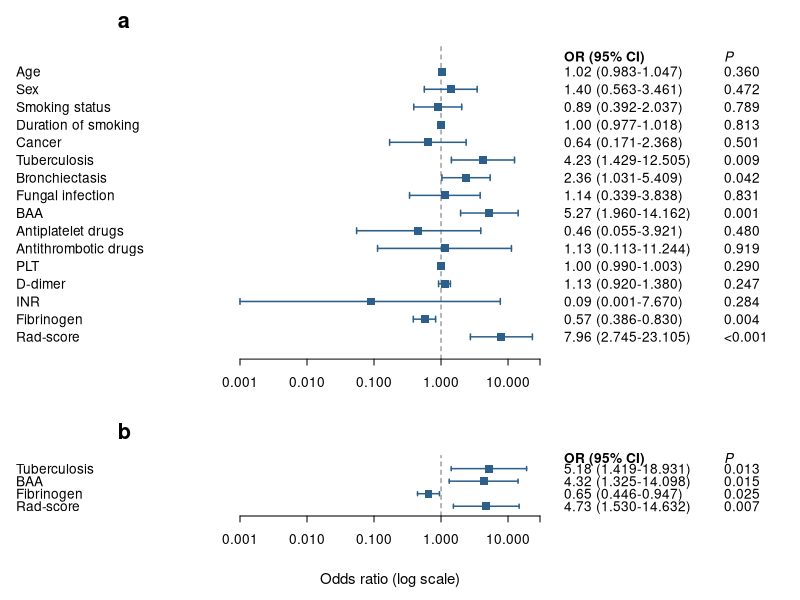
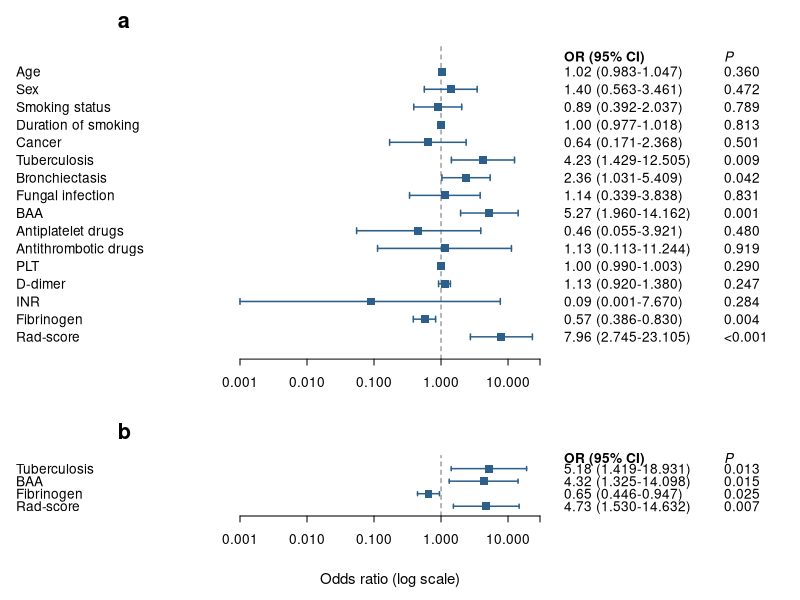

Write the R code that produced these figures, in order.
#!/usr/bin/env Rscript
# =============================================================================
# Figure 4. Forest plots of univariable (a) and multivariable (b) logistic
#           regression for massive haemoptysis, training cohort.
#
# Runs standalone -- no data required. The odds ratios below are the final
# values from the adopted model, in which bronchial artery-pulmonary fistula
# and bronchial artery malformation are combined into a single bronchial
# artery abnormality (BAA) term.
#
# To regenerate the tables from the fitted objects instead of using the values
# below, see the block at the end of this file.
#
# Output: Fig4_forest.tiff (600 dpi) and Fig4_forest.pdf
# Dependencies: none beyond base R + grDevices
# =============================================================================

# ---- Panel a: univariable, 16 rows -----------------------------------------
# 17 candidate variables in the original screen; BAPF and BAM are one BAA row.
uni <- data.frame(
  var = c("Age", "Sex", "Smoking status", "Duration of smoking", "Cancer",
          "Tuberculosis", "Bronchiectasis", "Fungal infection", "BAA",
          "Antiplatelet drugs", "Antithrombotic drugs", "PLT", "D-dimer",
          "INR", "Fibrinogen", "Rad-score"),
  or  = c(1.02, 1.40, 0.89, 1.00, 0.64, 4.23, 2.36, 1.14, 5.27,
          0.46, 1.13, 1.00, 1.13, 0.09, 0.57, 7.96),
  lo  = c(0.983, 0.563, 0.392, 0.977, 0.171, 1.429, 1.031, 0.339, 1.960,
          0.055, 0.113, 0.990, 0.920, 0.001, 0.386, 2.745),
  hi  = c(1.047, 3.461, 2.037, 1.018, 2.368, 12.505, 5.409, 3.838, 14.162,
          3.921, 11.244, 1.003, 1.380, 7.670, 0.830, 23.105),
  p   = c("0.360", "0.472", "0.789", "0.813", "0.501", "0.009", "0.042",
          "0.831", "0.001", "0.480", "0.919", "0.290", "0.247", "0.284",
          "0.004", "<0.001"),
  stringsAsFactors = FALSE
)

# ---- Panel b: multivariable, 4 rows ----------------------------------------
mul <- data.frame(
  var = c("Tuberculosis", "BAA", "Fibrinogen", "Rad-score"),
  or  = c(5.18, 4.32, 0.65, 4.73),
  lo  = c(1.419, 1.325, 0.446, 1.530),
  hi  = c(18.931, 14.098, 0.947, 14.632),
  p   = c("0.013", "0.015", "0.025", "0.007"),
  stringsAsFactors = FALSE
)

# ---- Integrity checks ------------------------------------------------------
stopifnot(
  "panel a must have 16 rows"        = nrow(uni) == 16,
  "panel b must have 4 rows"         = nrow(mul) == 4,
  "BAPF/BAM must not appear"         = !any(grepl("BAPF|BAM", c(uni$var, mul$var))),
  "BAA must appear in both panels"   = all(c("BAA" %in% uni$var, "BAA" %in% mul$var)),
  "CIs must bracket the estimate"    = all(uni$lo <= uni$or & uni$or <= uni$hi) &&
                                       all(mul$lo <= mul$or & mul$or <= mul$hi)
)

# ---- Style -----------------------------------------------------------------
COL_PT   <- "#2C5F8A"   # marker + interval, same in both panels
COL_REF  <- "grey45"    # OR = 1 reference line
CEX_LAB  <- 0.82        # row labels and numeric columns
PCH_PT   <- 15          # filled square
XLIM     <- c(0.001, 30)
TICKS    <- c(0.001, 0.01, 0.1, 1, 10, 30)

# OR to 2 dp as in the running text; CI bounds to 3 dp as in Table 2, so that
# near-null per-unit variables (PLT 0.990-1.003) do not collapse to 1.00-1.00.
# Plain hyphen, not an en dash: the TIFF device font has no en-dash glyph.
fmt_ci <- function(or, lo, hi) sprintf("%.2f (%.3f-%.3f)", or, lo, hi)

# margin line positions for the three text columns
LINE_VAR <- 10.6   # variable name, side 2
LINE_OR  <- 0.6    # OR (95% CI), side 4
LINE_P   <- 8.6    # P value,     side 4

# ---- One panel -------------------------------------------------------------
draw_panel <- function(d, tag) {
  n <- nrow(d)
  ypos <- n:1   # first variable at the top

  par(mar = c(if (tag == "b") 4.2 else 2.6, 11.4, 2.2, 12.4), mgp = c(2.2, 0.6, 0))
  plot(NA, xlim = XLIM, ylim = c(0.4, n + 0.9), log = "x",
       axes = FALSE, xlab = "", ylab = "")

  abline(v = 1, lty = 2, col = COL_REF, lwd = 1)

  segments(d$lo, ypos, d$hi, ypos, col = COL_PT, lwd = 1.5)
  segments(d$lo, ypos - 0.16, d$lo, ypos + 0.16, col = COL_PT, lwd = 1.5)
  segments(d$hi, ypos - 0.16, d$hi, ypos + 0.16, col = COL_PT, lwd = 1.5)
  points(d$or, ypos, pch = PCH_PT, col = COL_PT, cex = 1.05)

  axis(1, at = TICKS, labels = format(TICKS, scientific = FALSE, trim = TRUE),
       cex.axis = CEX_LAB, tcl = -0.3)
  if (tag == "b") mtext("Odds ratio (log scale)", side = 1, line = 2.6, cex = 0.9)

  # text columns live in the margins, so they cannot run into the plot region
  mtext(d$var, side = 2, at = ypos, line = LINE_VAR, las = 1, adj = 0, cex = CEX_LAB)
  mtext(fmt_ci(d$or, d$lo, d$hi), side = 4, at = ypos, line = LINE_OR,
        las = 1, adj = 0, cex = CEX_LAB)
  mtext(d$p, side = 4, at = ypos, line = LINE_P, las = 1, adj = 0, cex = CEX_LAB)

  # column headers
  mtext("OR (95% CI)", side = 4, at = n + 0.85, line = LINE_OR,
        las = 1, adj = 0, cex = CEX_LAB, font = 2)
  mtext(expression(bold(italic(P))), side = 4, at = n + 0.85, line = LINE_P,
        las = 1, adj = 0, cex = CEX_LAB)

  # panel tag, outer left
  mtext(tag, side = 3, line = 0.6, adj = 0, at = grconvertX(-0.34, "npc", "user"),
        cex = 1.3, font = 2)
}

# ---- Draw to both devices --------------------------------------------------
render <- function() {
  layout(matrix(1:2, ncol = 1), heights = c(nrow(uni) + 2.5, nrow(mul) + 4.5))
  par(family = "sans")
  draw_panel(uni, "a")
  draw_panel(mul, "b")
}

tiff("Fig4_forest.tiff", width = 8.6, height = 8.4, units = "in",
     res = 600, compression = "lzw")
render()
dev.off()

pdf("Fig4_forest.pdf", width = 8.6, height = 8.4)
render()
dev.off()

cat("Fig4_forest.tiff and Fig4_forest.pdf written.\n")
cat(sprintf("  panel a: %d rows, panel b: %d rows\n", nrow(uni), nrow(mul)))

# =============================================================================
# Optional: regenerate the two tables from the fitted objects, to confirm the
# hard-coded values above. Replace the object names with your own.
#
#   uni_from_fit <- function(varname, data, outcome = "y") {
#     f <- glm(as.formula(paste(outcome, "~", varname)), data = data,
#              family = binomial)
#     ci <- exp(confint.default(f))[2, ]
#     data.frame(var = varname, or = exp(coef(f))[2],
#                lo = ci[1], hi = ci[2],
#                p = format.pval(summary(f)$coefficients[2, 4], digits = 3))
#   }
#
#   mul_from_fit <- function(fit) {
#     ci <- exp(confint.default(fit))[-1, , drop = FALSE]
#     data.frame(var = rownames(ci), or = exp(coef(fit))[-1],
#                lo = ci[, 1], hi = ci[, 2],
#                p = summary(fit)$coefficients[-1, 4])
#   }
#
# BAA must be built before either call:
#   dat$BAA <- as.integer(dat$BAPF == 1 | dat$BAM == 1)
# =============================================================================
